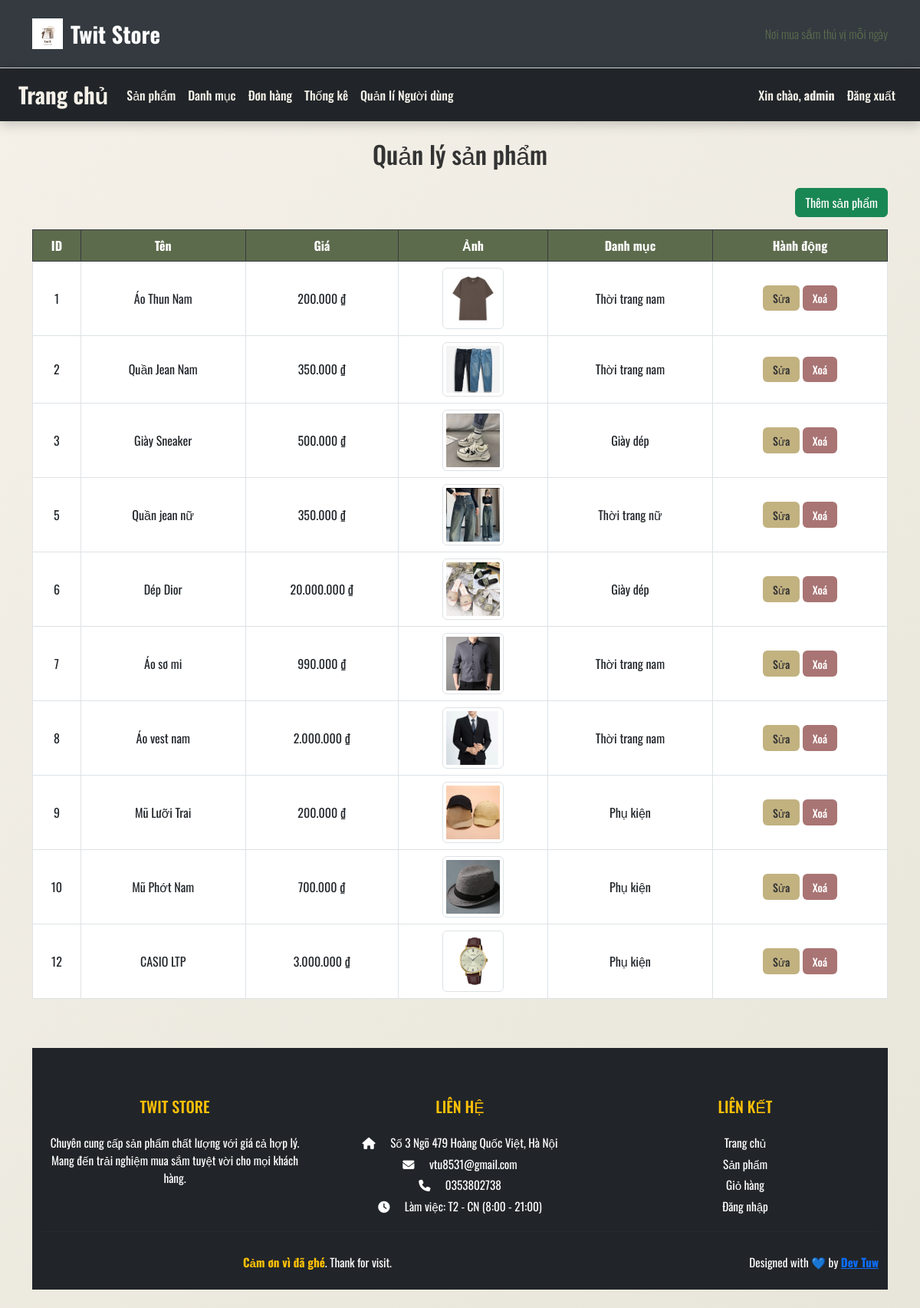
Page /index.php?controller=product&action=manage (signed in) on the committed database.
### tables this page shows
CREATE TABLE `products` (
  `id` int(11) NOT NULL,
  `category_id` int(11) DEFAULT NULL,
  `name` varchar(100) NOT NULL,
  `description` text DEFAULT NULL,
  `price` int(11) NOT NULL,
  `image` varchar(255) DEFAULT NULL,
  `created_at` timestamp NOT NULL DEFAULT current_timestamp()
);

CREATE TABLE `categories` (
  `id` int(11) NOT NULL,
  `name` varchar(100) NOT NULL,
  `created_at` timestamp NOT NULL DEFAULT current_timestamp()
);

### controllers/ProductController.php (called while the page is built, shortened)
<?php
require_once 'models/Product.php';
class ProductController
{
    private $conn;
    public function __construct($dbConn)
    {
        $this->conn = $dbConn;
    }
    public function manage()
    {
        $keyword = $_GET['keyword'] ?? null;
        $products = Product::all($this->conn, $keyword);
        require_once 'views/admin/products/list.php';
    }
}

### models/Product.php (called while the page is built, shortened)
<?php
class Product
{
    public static function all($conn, $keyword = null)
    {
        if ($keyword) {
            $stmt = $conn->prepare("
            SELECT products.*, categories.name AS category_name
            FROM products
            LEFT JOIN categories ON products.category_id = categories.id
            WHERE products.name LIKE :keyword
        ");
            $stmt->execute(['keyword' => '%' . $keyword . '%']);
        } else {
            $stmt = $conn->prepare("
            SELECT products.*, categories.name AS category_name
            FROM products
            LEFT JOIN categories ON products.category_id = categories.id
        ");
            $stmt->execute();
        }
        return $stmt->fetchAll(PDO::FETCH_ASSOC);
    }
}

### views/admin/products/list.php (the view)
<?php require_once __DIR__ . '/../../layouts/header.php'; ?>
<h2 class="mb-4 text-center"> Quản lý sản phẩm</h2>
<div class="text-end mb-3">
    <a href="index.php?controller=product&action=create" class="btn btn-success">
        Thêm sản phẩm
    </a>
</div>
<div class="table-responsive">
    <table class="table table-bordered table-hover align-middle">
        <thead class="table-dark">
            <tr>
                <th>ID</th>
                <th>Tên</th>
                <th>Giá</th>
                <th>Ảnh</th>
                <th>Danh mục</th>
                <th>Hành động</th>
            </tr>
        </thead>
        <tbody>
            <?php foreach ($products as $product): ?>
                <tr>
                    <td><?= $product['id'] ?></td>
                    <td><?= htmlspecialchars($product['name']) ?></td>
                    <td><?= number_format($product['price'], 0, ',', '.') ?> ₫</td>
                    <td>
                        <?php if (!empty($product['image'])): ?>
                            <img src="uploads/<?= $product['image'] ?>" alt="<?= htmlspecialchars($product['name']) ?>" class="img-thumbnail" style="width: 80px; height: auto;">
                        <?php else: ?>
                            <span class="text-muted">Không có ảnh</span>
                        <?php endif; ?>
                    </td>
                    <td><?= htmlspecialchars($product['category_name'] ?? 'Chưa phân loại') ?></td>
                    <td>
                        <a href="index.php?controller=product&action=edit&id=<?= $product['id'] ?>" class="btn btn-warning btn-sm">
                            Sửa
                        </a>
                        <a href="index.php?controller=product&action=delete&id=<?= $product['id'] ?>" class="btn btn-danger btn-sm" onclick="return confirm('Bạn chắc chắn muốn xoá?')">
                            Xoá
                        </a>
                    </td>
                </tr>
            <?php endforeach; ?>
        </tbody>
    </table>
</div>
<?php require_once 'views/layouts/footer.php'; ?>

### index.php (shortened to what this page needs)
<?php
$conn = connectDB();
$role = $_SESSION['user']['role'] ?? 'user';
if (!isset($_GET['controller'])) {
    $controllerName = ($role === 'admin') ? 'dashboard' : 'product';
} else {
    $controllerName = $_GET['controller'];
}
$action = $_GET['action'] ?? 'index';
$controllerFile = "controllers/" . ucfirst($controllerName) . "Controller.php";
if (file_exists($controllerFile)) {
    $controller = new $className($conn);
    if (method_exists($controller, $action)) {
        if ($_SERVER['REQUEST_METHOD'] === 'POST') {
            $controller->$action($_POST);
        } elseif (isset($_GET['id'])) {
            $controller->$action($_GET['id']);
        } else {
            $controller->$action();
        }
    } else {
        echo "❌ Không tìm thấy action.";
    }
} else {
    echo "❌ Không tìm thấy controller.";
}

### views/layouts/header.php (shortened to what this page needs)
<!DOCTYPE html>
<html lang="vi">
<head>
    <link href="https://cdn.jsdelivr.net/npm/bootstrap@5.3.0/dist/css/bootstrap.min.css" rel="stylesheet">
    <link rel="stylesheet" href="public/css/style.css?v=<?= time() ?>">
    <link rel="stylesheet" href="https://cdnjs.cloudflare.com/ajax/libs/font-awesome/6.5.0/css/all.min.css">
    <link href='https://cdn.boxicons.com/fonts/basic/boxicons.min.css' rel='stylesheet'>
</head>
<body>
    <header class="promo-header text-white py-4 shadow" style="background-color: #343a40;">
        <div class="container d-flex justify-content-between align-items-center">
            <h1 class="h3 m-0 d-flex align-items-center">
                <a href="index.php" class="d-flex align-items-center text-white text-decoration-none fw-bold" style="font-size: 1.8rem;">
                    <img src="public/images/logo.svg" alt="Logo" style="height: 40px; margin-right: 10px;">
                    Twit Store
                </a>
            </h1>
            <div class="d-none d-md-block">
                <span class="fw-light">Nơi mua sắm thú vị mỗi ngày <i class='bx bx-florist'></i></span>
            </div>
        </div>
    </header>
    <?php include_once 'views/layouts/nav.php'; ?>
    <main class="container my-4">

### views/layouts/nav.php (shortened to what this page needs)
<nav class="navbar navbar-expand-lg navbar-dark bg-dark px-4">
    <?php
    $isAdmin = !empty($_SESSION['user']['role']) && $_SESSION['user']['role'] === 'admin';
    $homeLink = $isAdmin ? 'index.php?controller=dashboard' : 'index.php';
    ?>
    <a class="navbar-brand fw-bold text-warning" href="<?= $homeLink ?>">Trang chủ</a>
    <div class="collapse navbar-collapse" id="navbarContent">
        <ul class="navbar-nav me-auto">
            <li class="nav-item">
                <a class="nav-link" href="index.php?controller=product&action=<?= $isAdmin ? 'manage' : 'index' ?>">Sản phẩm</a>
            </li>
            <li class="nav-item">
                <a class="nav-link" href="index.php?controller=category&action=<?= $isAdmin ? 'manage' : 'index' ?>">Danh mục</a>
            </li>
            <?php if (!$isAdmin): ?>
                <li class="nav-item">
                    <a class="nav-link" href="index.php?controller=cart&action=index">Giỏ hàng</a>
                </li>
            <?php else: ?>
                <li class="nav-item">
                    <a class="nav-link" href="index.php?controller=order&action=listOrders">Đơn hàng</a>
                </li>
                <li class="nav-item">
                    <a class="nav-link" href="index.php?controller=statistic&action=index">Thống kê</a>
                </li>
                <li class="nav-item">
                    <a class="nav-link" href="index.php?controller=user">Quản lí Người dùng</a>
                </li>
            <?php endif; ?>
        </ul>
        <ul class="navbar-nav ms-auto">
            <?php if (!empty($_SESSION['user'])) : ?>
                <li class="nav-item">
                    <a class="nav-link disabled text-light" href="#">
                        Xin chào, <strong><?= htmlspecialchars($_SESSION['user']['name']) ?></strong>
                    </a>
                </li>
                <li class="nav-item">
                    <a class="nav-link text-danger" href="index.php?controller=auth&action=logout"> Đăng xuất</a>
                </li>
            <?php endif; ?>
        </ul>
    </div>
</nav>

### views/layouts/footer.php
<footer class="bg-dark text-white pt-5 pb-4 mt-5">
    <div class="container text-md-left">
        <div class="row text-md-left">
            <div class="col-md-4 col-lg-4 col-xl-4 mx-auto mt-3">
                <h5 class="text-uppercase mb-4 font-weight-bold text-warning">Twit Store</h5>
                <p>Chuyên cung cấp sản phẩm chất lượng với giá cả hợp lý. Mang đến trải nghiệm mua sắm tuyệt vời cho mọi khách hàng.</p>
            </div>
            <div class="col-md-4 col-lg-4 col-xl-4 mx-auto mt-3">
                <h5 class="text-uppercase mb-4 font-weight-bold text-warning">Liên hệ</h5>
                <p><i class="fas fa-home me-3"></i> Số 3 Ngõ 479 Hoàng Quốc Việt, Hà Nội</p>
                <p><i class="fas fa-envelope me-3"></i> vtu8531@gmail.com</p>
                <p><i class="fas fa-phone me-3"></i> 0353802738</p>
                <p><i class="fas fa-clock me-3"></i> Làm việc: T2 - CN (8:00 - 21:00)</p>
            </div>
            <div class="col-md-4 col-lg-4 col-xl-4 mx-auto mt-3">
                <h5 class="text-uppercase mb-4 font-weight-bold text-warning">Liên kết</h5>
                <p><a href="index.php" class="text-white text-decoration-none"> Trang chủ</a></p>
                <p><a href="index.php?controller=product&action=index" class="text-white text-decoration-none"> Sản phẩm</a></p>
                <p><a href="index.php?controller=cart&action=index" class="text-white text-decoration-none"> Giỏ hàng</a></p>
                <p><a href="index.php?controller=auth&action=login" class="text-white text-decoration-none"> Đăng nhập</a></p>
            </div>
        </div>
        <hr class="mb-4" style="border-top: 1px solid rgba(255,255,255,0.1);" />
        <div class="row align-items-center">
            <div class="col-md-8 col-lg-8">
                <p class="text-white mb-0"><strong class="text-warning">Cảm ơn vì đã ghé</strong>. Thank for visit.</p>
            </div>
            <div class="col-md-4 col-lg-4 text-md-end">
                <p class="mb-0">Designed with 💙 by <strong><a href="https://tudev-2507.github.io/smart-card-by-tuw">Dev Tuw</a></strong></p>
            </div>
        </div>
    </div>
</footer><?php if (!empty($_SESSION['order_success'])): ?>
    <script>
        window.addEventListener('DOMContentLoaded', function() {
            setTimeout(() => {
                alert("🎉 Cảm ơn bạn đã đặt hàng! Chúng tôi sẽ xử lý sớm nhất.");
            }, 300); // nhẹ delay cho UI
        });
    </script>
    <?php unset($_SESSION['order_success']); ?>
<?php endif; ?>

### public/css/style.css (style rules this page uses)
* { margin: 0; padding: 0; box-sizing: border-box; }
body { font-family: 'Oswald', sans-serif; background: linear-gradient(135deg, #f5f1e9, #e8e5da); color: #333; transition: background 0.5s ease; }
.navbar { background-color: #5d6b4d; box-shadow: 0 4px 15px rgba(0, 0, 0, 0.2); }
.navbar-brand { font-weight: 700; font-size: 1.8rem; color: #f5f1e9 !important; }
.nav-link { font-weight: 500; color: #f5f1e9 !important; transition: all 0.3s ease; }
footer { background-color: #5d6b4d; color: #f5f1e9; text-align: center; padding: 2rem 0; font-size: 0.95rem; }
footer p { margin: 0.3rem 0; }
.table thead th { background-color: #5d6b4d; color: #fff; text-align: center; }
.table td, .table th { text-align: center; vertical-align: middle; }
.btn-warning { background-color: #c2b280; color: #333; padding: 0.4rem 0.8rem; border-radius: 6px; font-weight: 500; border: none; }
.btn-danger { background-color: #a97474; color: #fff; padding: 0.4rem 0.8rem; border-radius: 6px; font-weight: 500; border: none; }
.promo-header { background: #f5f1e9; color: #5d6b4d; border-bottom: 1px solid #ddd; }
.promo-header a { color: #5d6b4d; text-decoration: none; }
.promo-header .fw-light { color: #5d6b4d; }

### rows in the picture
products: id "1", name "Áo Thun Nam", price "200.000", image (picture), category.name "Thời trang nam"
products: id "2", name "Quần Jean Nam", price "350.000", image (picture), category.name "Thời trang nam"
products: id "3", name "Giày Sneaker", price "500.000", image (picture), category.name "Giày dép"
products: id "5", name "Quần jean nữ", price "350.000", image (picture), category.name "Thời trang nữ"
products: id "6", name "Dép Dior", price "20.000.000", image (picture), category.name "Giày dép"
products: id "7", name "Áo sơ mi", price "990.000", image (picture), category.name "Thời trang nam"
products: id "8", name "Áo vest nam", price "2.000.000", image (picture), category.name "Thời trang nam"
products: id "9", name "Mũ Lưỡi Trai", price "200.000", image (picture), category.name "Phụ kiện"
products: id "10", name "Mũ Phớt Nam", price "700.000", image (picture), category.name "Phụ kiện"
products: id "12", name "CASIO LTP", price "3.000.000", image (picture), category.name "Phụ kiện"

### other values in the picture
$_SESSION['user']['name'] "admin"
